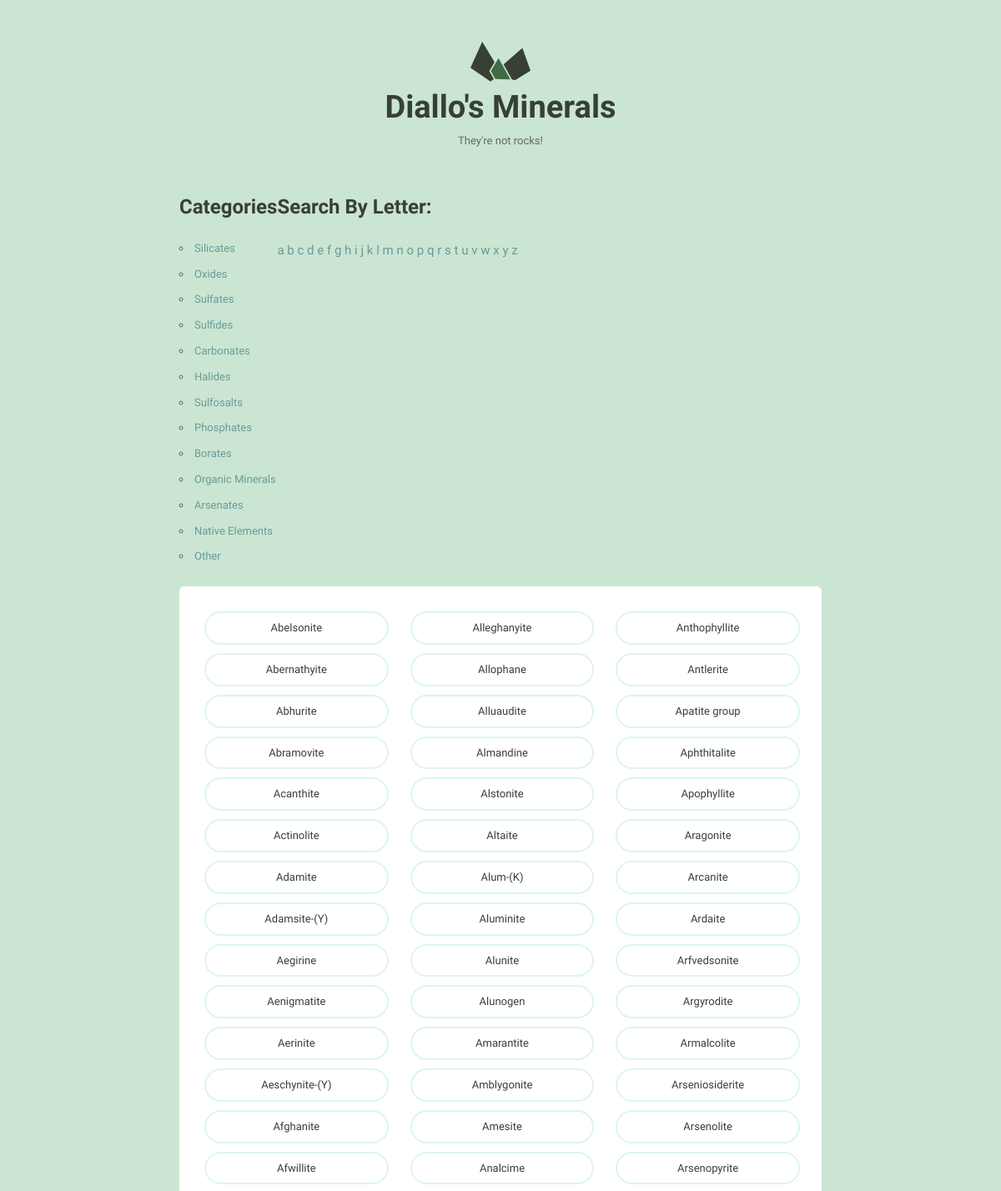
Page /a/ (upper part) on the committed database.
### minerals/models.py (models this page shows, shortened)
class Mineral(models.Model):
    name = models.CharField(max_length=255)
    image_filename = models.CharField(max_length=255)
    image_caption = models.CharField(max_length=255, blank=True,
                                     default='', null=True)
    category = models.CharField(max_length=255, blank=True,
                                default='', null=True)
    formula = models.CharField(max_length=255, blank=True,
                               default='', null=True)
    strunz_classification = models.CharField(max_length=255, blank=True,
                                             default='', null=True)
    crystal_system = models.CharField(max_length=255, blank=True,
                                      default='', null=True)
    unit_cell = models.CharField(max_length=255, blank=True,
                                 default='', null=True)
    color = models.CharField(max_length=255, blank=True,
                             default='', null=True)
    crystal_symmetry = models.CharField(max_length=255, blank=True,
                                        default='', null=True)
    cleavage = models.CharField(max_length=255, blank=True,
                                default='', null=True)
    mohs_scale_hardness = models.CharField(max_length=255,
                                           blank=True, default='', null=True)
    luster = models.CharField(max_length=255, blank=True,
                              default='', null=True)
    streak = models.CharField(max_length=255, blank=True,
                              default='', null=True)
    diaphaneity = models.CharField(max_length=255, blank=True,
                                   default='', null=True)
    optical_properties = models.CharField(max_length=255, blank=True,
                                          default='', null=True)
    refractive_index = models.CharField(max_length=255, blank=True,
                                        default='', null=True)
    crystal_habit = models.CharField(max_length=255, blank=True,
                                     default='', null=True)
    specific_gravity = models.CharField(max_length=255, blank=True,
                                        default='', null=True)
    group = models.CharField(max_length=255, blank=True, default='', null=True)
    class Meta:
        ordering = ['name', ]

### minerals/views.py (the view)
# urls.py: url(r'^(?P<letter>[a-zA-Z])/$', views.mineral_letter_list, name='letter'),
def mineral_letter_list(request, letter):
    minerals = Mineral.objects.filter(name__istartswith=letter)
    random_mineral = random.choice(Mineral.objects.all())
    return render(request, 'minerals/mineral_list.html', {
        'minerals': minerals,
        'active_letter': letter,
        'random_mineral': random_mineral,
    })

### minerals/templatetags/minerals_extras.py (called while the page is built)
@register.inclusion_tag('minerals/mineral_nav.html')
def nav_mineral_list():
    return {'groups': groups}

### minerals/templates/minerals/mineral_list.html (shortened to what this page needs)
{% extends 'layout.html' %}
{% block content %}
<div class="grid-100">
      <ul class="minerals__container">
          {% for mineral in minerals %}
        <li class="minerals__item">
          <a class="minerals__anchor" href="{% url 'minerals:detail' pk=mineral.pk %}">{{ mineral.name }}</a>
        </li>
          {% endfor %}
      </ul>
</div>
{% endblock %}

### assets/css/global.css (style rules this page uses)
html { font-family: sans-serif; -ms-text-size-adjust: 100%; -webkit-text-size-adjust: 100%; }
body { margin: 0; }
a { background-color: transparent; }
html { font-size: 62.5%; }
body { background-color: #CAE5D2; font-size: 1.5em; line-height: 1.6; font-weight: 400; font-family: "Cousine"; color: #666; }
.grid, .grid-5, .grid-10, .grid-15, .grid-20, .grid-25, .grid-30, .grid-33, .grid-35, .grid-40, .grid-45, .grid-50, .grid-55, .grid-60, .grid-65, .grid-66, .grid-70, .grid-75, .grid-80, .grid-90, .grid-95, .grid-100 { float: left; box-sizing: border-box; position: relative; }
.grid-100 { width: 100%; padding: 0 15px; }
a { color: #689b98; text-decoration: none; -webkit-transition: color 0.2s; -moz-transition: color 0.2s; -ms-transition: color 0.2s; -o-transition: color 0.2s; transition: color 0.2s; }
ul { list-style: circle inside; padding-left: 0; margin-top: 0; }
li { margin-bottom: 1rem; font-size: 1.3rem; }
table, p, ul { margin-bottom: 2.5rem; }
.minerals__container { background-color: #fff; border-radius: 6px; list-style: none; padding: 30px 30px 20px 30px; -webkit-column-gap: 30px; -moz-column-gap: 30px; column-gap: 30px; }
@media (min-width: 640px) { .minerals__container { -webkit-column-count: 3; -moz-column-count: 3; column-count: 3; } }
.minerals__anchor { border: solid 2px #DCF5F2; border-radius: 100px; color: #384033; display: block; font-size: 13px; text-align: center; padding: 8px 0 7px 0; width: 100%; transition: background-color 200ms ease-in-out, font-weight 200ms ease-in-out, color 200ms ease-in-out; }

### rows in the picture
Mineral: name "Abelsonite"
Mineral: name "Abernathyite"
Mineral: name "Abhurite"
Mineral: name "Abramovite"
Mineral: name "Acanthite"
Mineral: name "Actinolite"
Mineral: name "Adamite"
Mineral: name "Adamsite-(Y)"
Mineral: name "Aegirine"
Mineral: name "Aenigmatite"
Mineral: name "Aerinite"
Mineral: name "Aeschynite-(Y)"
Mineral: name "Afghanite"
Mineral: name "Afwillite"
Mineral: name "Alleghanyite"
Mineral: name "Allophane"
Mineral: name "Alluaudite"
Mineral: name "Almandine"
Mineral: name "Alstonite"
Mineral: name "Altaite"
Mineral: name "Alum-(K)"
Mineral: name "Aluminite"
Mineral: name "Alunite"
Mineral: name "Alunogen"
Mineral: name "Amarantite"
Mineral: name "Amblygonite"
Mineral: name "Amesite"
Mineral: name "Analcime"
Mineral: name "Anthophyllite"
Mineral: name "Antlerite"
Mineral: name "Apatite group"
Mineral: name "Aphthitalite"
Mineral: name "Apophyllite"
Mineral: name "Aragonite"
Mineral: name "Arcanite"
Mineral: name "Ardaite"
Mineral: name "Arfvedsonite"
Mineral: name "Argyrodite"
Mineral: name "Armalcolite"
Mineral: name "Arseniosiderite"
Mineral: name "Arsenolite"
Mineral: name "Arsenopyrite"

### other values in the picture
{{ group }} "Silicates" "Oxides" "Sulfates" "Sulfides" "Carbonates" "Halides" "Sulfosalts" "Phosphates" "Borates" "Organic Minerals" "Arsenates" "Native Elements" "Other"
{{ letter }} "a"
{{ letter }} "b" "c" "d" "e" "f" "g" "h" "i" "j" "k" "l" "m" "n" "o" "p" "q" "r" "s" "t" "u" "v" "w" "x" "y" "z"
